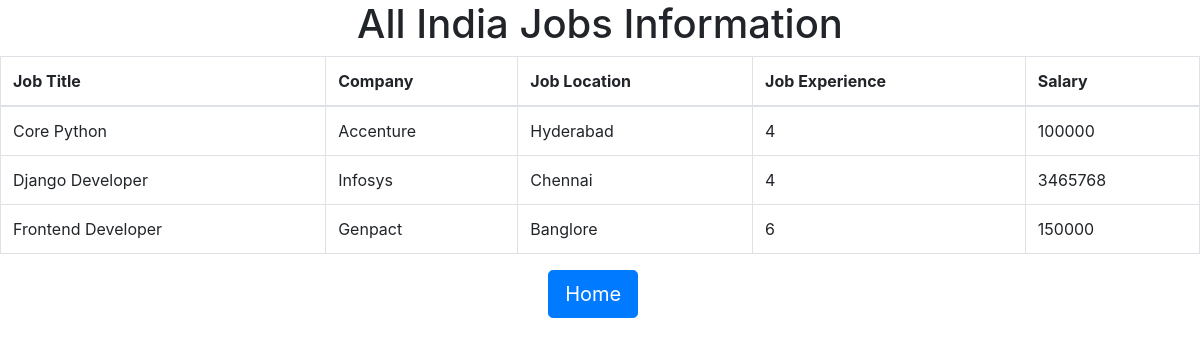
The app's page /display/ with its own data.
### jobsapp/models.py (models this page shows)
class IndiaJobs(models.Model):
    title = models.CharField(max_length = 50)
    company = models.CharField(max_length = 50)
    location = models.CharField(max_length = 50)
    experience = models.IntegerField()
    salary = models.IntegerField()

### jobsapp/views.py (the view)
# urls.py: path('display/', views.disPlay),
def disPlay(request):
    jobs_list = IndiaJobs.objects.all()
    return render(request,'jobsapp/display.html',{'jobs_list':jobs_list})

### templates/jobsapp/display.html (shortened to what this page needs)
<!DOCTYPE html>
{%load staticfiles%}
<html lang="en" dir="ltr">
  <head>
    <link rel="stylesheet" href="https://stackpath.bootstrapcdn.com/bootstrap/4.3.1/css/bootstrap.min.css">
    <link rel="stylesheet" href="{% static "css/jcss.css"%}">
  </head>
  <body>
    <h1 align='center'>All India Jobs Information</h1>
    {% if jobs_list %}
    <table class="table table-bordered">
      <thead>
        <th>Job Title</th>
        <th>Company</th>
        <th>Job Location</th>
        <th>Job Experience</th>
        <th>Salary</th>
      </thead>
      {% for job in jobs_list %}
      <tr>
        <td>{{job.title}}</td>
        <td>{{job.company}}</td>
        <td>{{job.location}}</td>
        <td>{{job.experience}}</td>
        <td>{{job.salary}}</td>
      </tr>
      {% endfor %}
    </table>
    <div class="container" align = "center">
    <a class = "btn btn-primary btn-lg" href="/" role = "button">Home</a>&nbsp&nbsp&nbsp
      </div>
    {% else %}
    <p>No Jobs Found</p>
    {% endif %}
  </body>
</html>

### records on screen
IndiaJobs: title "Core Python", company "Accenture", location "Hyderabad", experience "4", salary "100000"
IndiaJobs: title "Django Developer", company "Infosys", location "Chennai", experience "4", salary "3465768"
IndiaJobs: title "Frontend Developer", company "Genpact", location "Banglore", experience "6", salary "150000"
